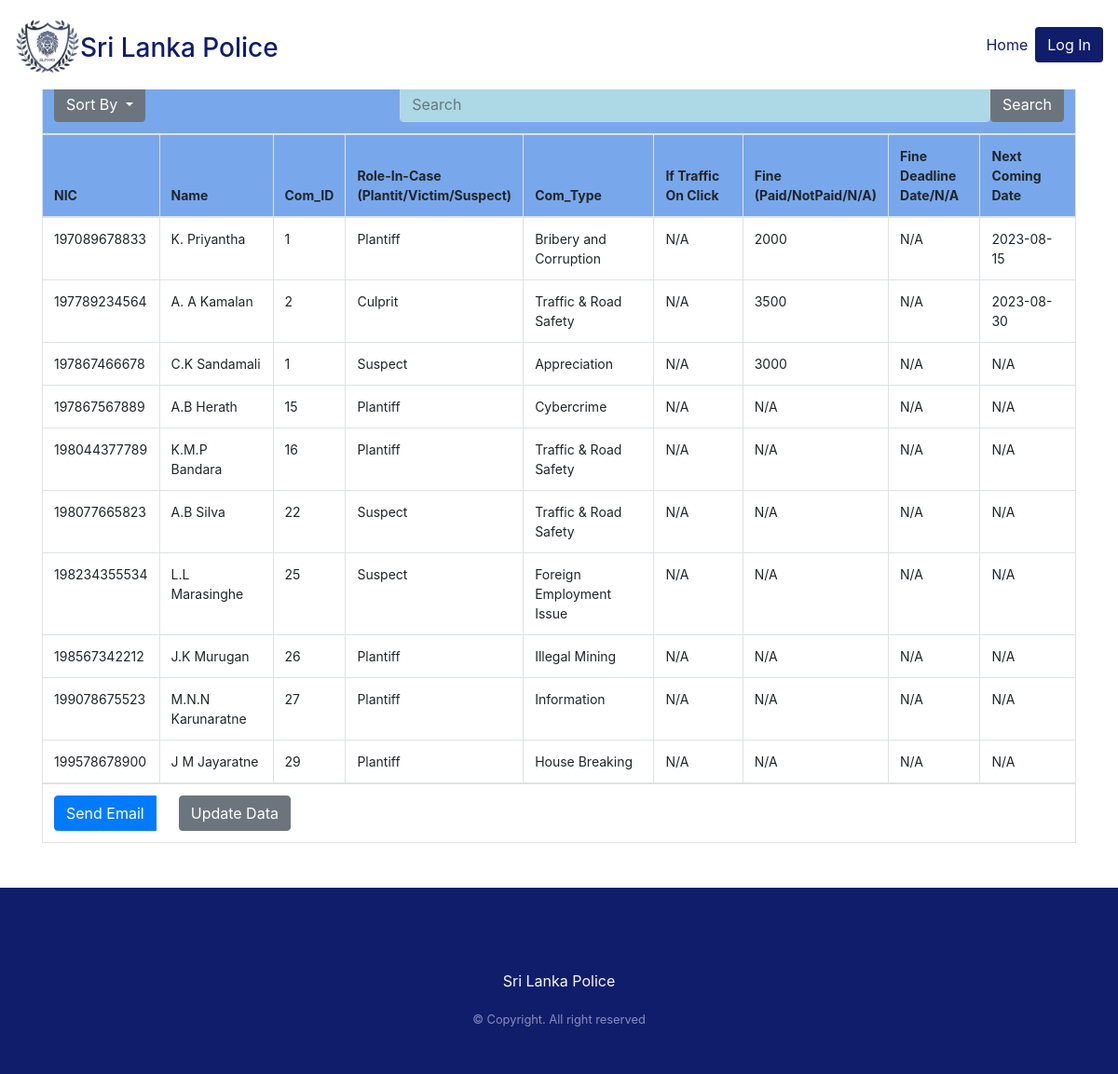
Screenshot of /view-people.php with the database file from the repository.
### tables this page shows
CREATE TABLE `people` (
  `nic` varchar(15) NOT NULL,
  `name` varchar(100) NOT NULL,
  `address` varchar(400) NOT NULL,
  `contact` varchar(10) NOT NULL,
  `email` varchar(100) DEFAULT NULL
);

CREATE TABLE `role_in_case` (
  `row_no` int(11) NOT NULL,
  `nic` varchar(15) NOT NULL,
  `role_in_case` varchar(30) NOT NULL,
  `complaint_id` int(11) NOT NULL
);

CREATE TABLE `fine` (
  `complaint_id` int(11) NOT NULL,
  `nic` varchar(15) NOT NULL,
  `vehicle_number` varchar(10) DEFAULT NULL,
  `temp_license_start_date` date DEFAULT NULL,
  `temp_license_end_date` date DEFAULT NULL,
  `fine_amount` double NOT NULL,
  `fine_status` tinyint(1) NOT NULL,
  `license_issued` tinyint(1) DEFAULT NULL
);

CREATE TABLE `court_order` (
  `complaint_id` int(11) NOT NULL,
  `nic` varchar(15) NOT NULL,
  `next_court_date` date NOT NULL,
  `previous_court_dates` varchar(300) NOT NULL
);

### src/classes/class-db-connector.php (called while the page is built, shortened)
<?php
class DBConnector{
    private $hostname = "localhost";
    private $dbname = "sl-police";
    private $username = "testuser";
    private $password = "testuser";
    public function getConnection(){
        $dsn = "mysql:host=$this->hostname;dbname=$this->dbname;";
        try{
            $con = new PDO($dsn, $this->username, $this->password);
            return $con;
        }
        catch(PDOException $e){
            die("Connection Failed: ". $e->getMessage());
        }
    }
}

### src/fetch-people-data.php (called while the page is built, shortened)
<?php
require_once './classes/class-db-connector.php';
class DataFetcher
{
    private $db;
    public function __construct()
    {
        $this->db = new DbConnector();
    }
   public function getPeopleData()
    {
       try {
            $query = "SELECT nic, name FROM people";
            $pstmt = $this->db->getConnection()->prepare($query);
            $pstmt->execute();
            return $pstmt->fetchAll(PDO::FETCH_ASSOC);
        } catch (PDOException $e) {
            echo "Error fetching data from 'people' table: " . $e->getMessage();
            return array();
        }
    }
    public function getRoleInCaseData()
    {
        try {
            $query = "SELECT role_in_case , complaint_id  FROM role_in_case";
            $pstmt = $this->db->getConnection()->prepare($query);
            $pstmt->execute();
            return $pstmt->fetchAll(PDO::FETCH_ASSOC);
        } catch (PDOException $e) {
            echo "Error fetching data from 'role_in_case' table: " . $e->getMessage();
            return array();
        }
    }
    public function getComplaintData()
    {
        try {
            $query = "SELECT complaint_type FROM complaint";
            $pstmt = $this->db->getConnection()->prepare($query);
            $pstmt->execute();
            return $pstmt->fetchAll(PDO::FETCH_ASSOC);
        } catch (PDOException $e) {
            echo "Error fetching data from 'complaint' table: " . $e->getMessage();
            return array();
        }
    }
   public function getFineData()
{
    try {
        $query = "SELECT fine_amount FROM fine";
        $pstmt = $this->db->getConnection()->prepare($query);
        $pstmt->execute();
        $data = $pstmt->fetchAll(PDO::FETCH_ASSOC);
        return $data;
    } catch (PDOException $e) {
        echo "Error fetching data from 'fine' table: " . $e->getMessage();
        return array();
    }
}
    public function getCourtOrderData()
    {
        try {
            $query = "SELECT next_court_date FROM court_order";
            $pstmt = $this->db->getConnection()->prepare($query);
            $pstmt->execute();
            return $pstmt->fetchAll(PDO::FETCH_ASSOC);
        } catch (PDOException $e) {
            echo "Error fetching data from 'court_order' table: " . $e->getMessage();
            return array();
        }
    }
}
?>

### src/view-people.php (the view, shortened to what this page needs)
<?php
require_once 'fetch-people-data.php';
$dataFetcherPeople = new DataFetcher();
$dataFetcherRoleInCase = new DataFetcher();
$dataFetcherComplaint = new DataFetcher();
$dataFetcherFine = new DataFetcher();
$dataFetcherCourtOrder = new DataFetcher();
$dataPeople = $dataFetcherPeople->getPeopleData();
$dataRoleInCase = $dataFetcherRoleInCase->getRoleInCaseData();
$dataComplaint = $dataFetcherComplaint->getComplaintData();
$dataFine = $dataFetcherFine->getFineData();
$dataCourtOrder = $dataFetcherCourtOrder->getCourtOrderData();
?>
<!DOCTYPE html>
<html>
<head>
    <link rel="stylesheet" href="https://maxcdn.bootstrapcdn.com/bootstrap/4.5.2/css/bootstrap.min.css">
</head>
<body>
    <?php
    include 'navbar.php';
    ?>
    <div class="container">
        <table class="table table-bordered">
            <thead>
                <tr>
                    <th colspan="9">
                        <div class="row">
                            <div class="col-sm-4">
                                <div class="dropdown">
                                    <button class="btn btn-secondary dropdown-toggle" type="button" id="dropdown2" name="sortby" data-toggle="dropdown" aria-haspopup="true" aria-expanded="false">
                                        Sort By
                                    </button>
                                </div>
                            </div>
                            <div class="col-sm-8 text-right">
                                <div class="search-button">
                                    <input type="text" class="form-control" id="searchInput" placeholder="Search">
                                    <button class="btn btn-secondary" type="button" id="searchButton">Search</button>
                                </div>
                            </div>
                        </div>
                    </th>
                </tr>
                <tr>
                    <th>NIC</th>
                    <th>Name</th>
                    <th>Com_ID</th>
                    <th>Role-In-Case<br>(Plantit/Victim/Suspect)</th>
                    <th>Com_Type</th>
                    <th>If Traffic On Click</th>
                    <th>Fine<br>(Paid/NotPaid/N/A)</th>
                    <th>Fine Deadline<br>Date/N/A</th>
                    <th>Next Coming Date</th>
                </tr>
            </thead>
            <tbody>
                <?php foreach ($dataPeople as $index => $row) : ?>
                    <tr>
                        <td><?php echo isset($row['nic']) ? $row['nic'] : 'N/A'; ?></td>
                        <td><?php echo isset($row['name']) ? $row['name'] : 'N/A'; ?></td>
                        <td><?php echo isset($dataRoleInCase[$index]['complaint_id']) ? $dataRoleInCase[$index]['complaint_id'] : 'N/A'; ?></td>
                        <td><?php echo isset($dataRoleInCase[$index]['role_in_case']) ? $dataRoleInCase[$index]['role_in_case'] : 'N/A'; ?></td>
                        <td><?php echo isset($dataComplaint[$index]['complaint_type']) ? $dataComplaint[$index]['complaint_type'] : 'N/A'; ?></td>
                        <td>N/A</td>
                        <td><?php echo isset($dataFine[$index]['fine_amount']) ? $dataFine[$index]['fine_amount'] : 'N/A'; ?></td>
                        <td><?php echo isset($dataFine[$index]['fine_deadline']) ? $dataFine[$index]['fine_deadline'] : 'N/A'; ?></td>
                        <td><?php echo isset($dataCourtOrder[$index]['next_court_date']) ? $dataCourtOrder[$index]['next_court_date'] : 'N/A'; ?></td>
                    </tr>
                <?php endforeach; ?>
            </tbody>
            <tr>
                <td colspan="9">
                    <div class="btn-group">
                        <button class="btn btn-primary mr-4" data-toggle="modal" data-target="#emailModal">Send Email</button>
                        <form action="update-button-data-people.php" method="post">
                            <button type="submit" class="btn btn-secondary" name="updateButton">Update Data</button>
                        </form>
                    </div>
                </td>
            </tr>
        </table>
    </div>
    <footer class="py-5 mt-5" style="background-color: #101D6B;">
        <div class="container text-light text-center">
            <p class="display-5 mb-3">Sri Lanka Police</p>
            <small class="text-white-50">&copy; Copyright. All right reserved</small>
        </div>
    </footer>
</body>
</html>

### src/view-people.php (style rules this page uses)
.container { margin-top: 40px; }
th { background-color: rgb(120, 168, 235); }
.form-control { background-color: lightblue; }
.search-button { display: flex; justify-content: center; }
th, td { font-size: 14px; }

### rows the page displays
people: nic "197089678833", name "K. Priyantha", complaint_type "Bribery and Corruption"
role_in_case: complaint "1", role_in_case "Plantiff"
fine: fine_amount "2000"
court_order: next_court_date "2023-08-15"
people: nic "197789234564", name "A. A Kamalan", complaint_type "Traffic & Road Safety"
role_in_case: complaint "2", role_in_case "Culprit"
fine: fine_amount "3500"
court_order: next_court_date "2023-08-30"
people: nic "197867466678", name "C.K Sandamali", complaint_type "Appreciation", shows "N/A"
role_in_case: complaint "1", role_in_case "Suspect"
fine: fine_amount "3000"
people: nic "197867567889", name "A.B Herath", complaint_type "Cybercrime", shows "N/A"
role_in_case: complaint "15", role_in_case "Plantiff"
people: nic "198044377789", name "K.M.P Bandara", complaint_type "Traffic & Road Safety", shows "N/A"
role_in_case: complaint "16", role_in_case "Plantiff"
people: nic "198077665823", name "A.B Silva", complaint_type "Traffic & Road Safety", shows "N/A"
role_in_case: complaint "22", role_in_case "Suspect"
people: nic "198234355534", name "L.L Marasinghe", complaint_type "Foreign Employment Issue", shows "N/A"
role_in_case: complaint "25", role_in_case "Suspect"
people: nic "198567342212", name "J.K Murugan", complaint_type "Illegal Mining", shows "N/A"
role_in_case: complaint "26", role_in_case "Plantiff"
people: nic "199078675523", name "M.N.N Karunaratne", complaint_type "Information", shows "N/A"
role_in_case: complaint "27", role_in_case "Plantiff"
people: nic "199578678900", name "J M Jayaratne", complaint_type "House Breaking", shows "N/A"
role_in_case: complaint "29", role_in_case "Plantiff"
